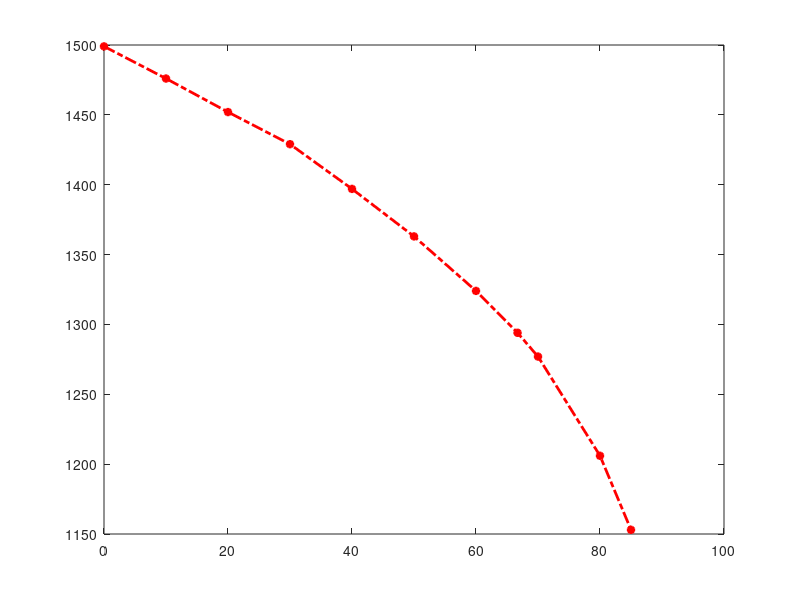

This figure's MATLAB source:
clear all; clc;
momen=[0 10 20 30 40 50 60 66.7 70 80 85]
tocdo=[1499 1476 1452 1429 1397 1363 1324 1294 1277 1206 1153]
plot(momen,tocdo,'-.r*','LineWidth',2)

U=400/sqrt(3);
p=2;
P=764*5.4;
w0=2*pi*50/p;
R1=1.405;
R2=1.395;
X=2*pi*50*0.005839;
wdm=1430*2*3.14/60
Xnm=2*X

Mth=(3*U*U)/(2*w0*(R1+sqrt(R1*R1+Xnm*Xnm)))
Mdm= P/wdm
Mmm=(3*U*U*R2)/(w0*((R1+R2)*(R1+R2)+Xnm*Xnm))
